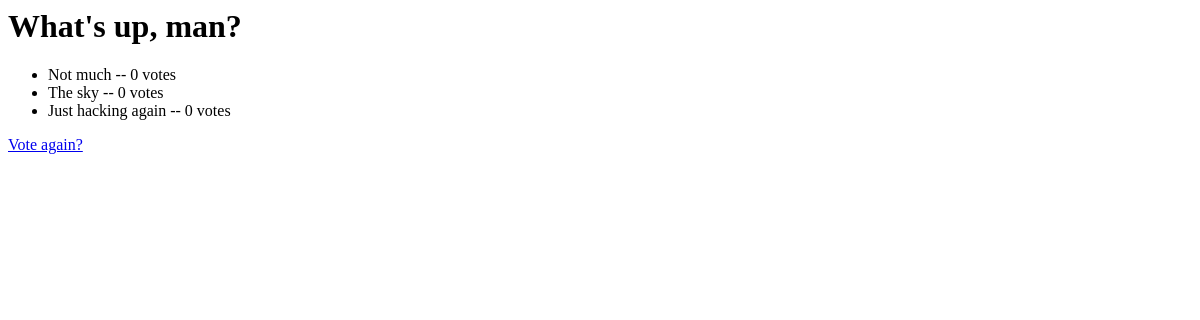
/polls/1/results/, run on an earlier commit of the app's database.
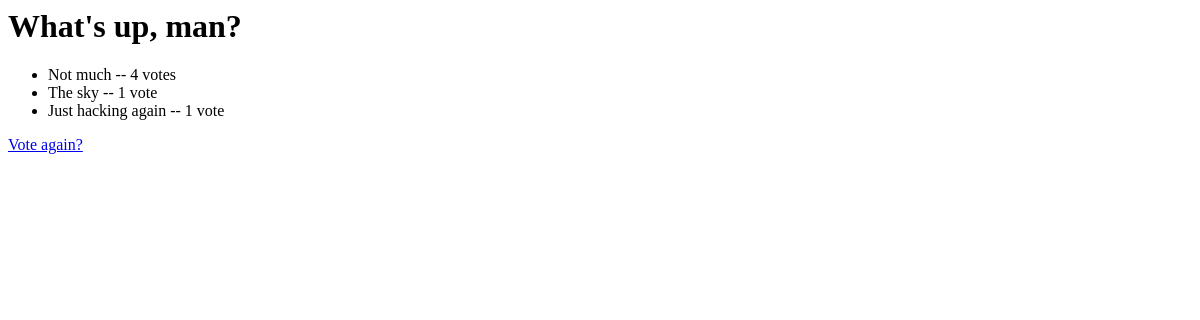
And on a later commit of the database.
### polls/models.py (models this page shows, shortened)
class Question(models.Model):
    question_text = models.CharField(max_length=200)
    pub_date = models.DateTimeField('date published')

class Choice(models.Model):
    question = models.ForeignKey(Question, on_delete=models.CASCADE)
    choice_text = models.CharField(max_length=200)
    votes = models.IntegerField(default=0)

### polls/views.py (the view)
def results(request, question_id):
    question = get_object_or_404(Question, pk=question_id)
    return render(request, 'polls/results.html', {'question': question})

### polls/templates/polls/results.html
<h1>{{ question.question_text }}</h1>
<ul>
{% for choice in question.choice_set.all %}
    <li>{{ choice.choice_text }} -- {{ choice.votes }} vote{{ choice.votes|pluralize }}</li>
{% endfor %}
</ul>
<a href="{% url 'polls:detail' question.id %}">Vote again?</a>

What changed in the data, as far as the page shows it:
changed Choice "Not much": votes "0" → "4"
changed Choice "The sky": votes "0" → "1"
changed Choice "Just hacking again": votes "0" → "1"
